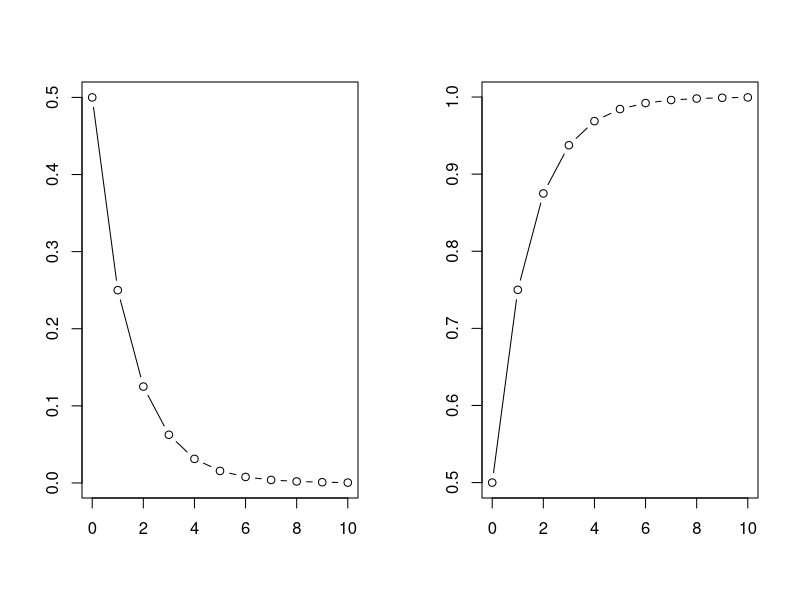
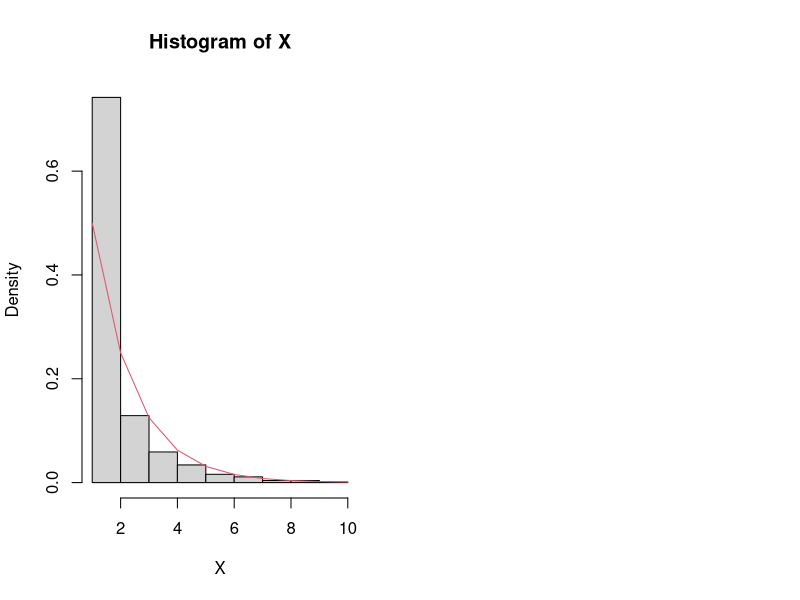

Reproduce these figures in R, in order.
## ---- chunk 1
par(mfrow=c(1,2))

# PMF for Geom(0.5)
curve(dgeom(x, 0.5), from=0, to=10, n=11, type="b", ann=F)

# CDF for Geom(0.5)
curve(pgeom(x, 0.5), from=0, to=10, n=11, type="b", ann=F)
## ---- chunk 2
# number of simulations
N <- 1000  

# X: number of flips until first head
# stores value of X in each simulation
X <- numeric(N) 

set.seed(100)

# run simulations
for (i in 1:N) {
  x <- 0
  # repeat until first head
  while(TRUE) {
    x <- x + 1
    t <- sample(c('H','T'), 1, F)
    if (t == 'H') break
  }
  # record the number
  X[i] <- x
}

# plot distribution of X
hist(X, probability=T)

#overlay with geometric distribution
curve(dgeom(x-1,.5), from=1, to=10,n=10,add=T,col=2)

cat("Average number of flips until Head:", mean(X))
